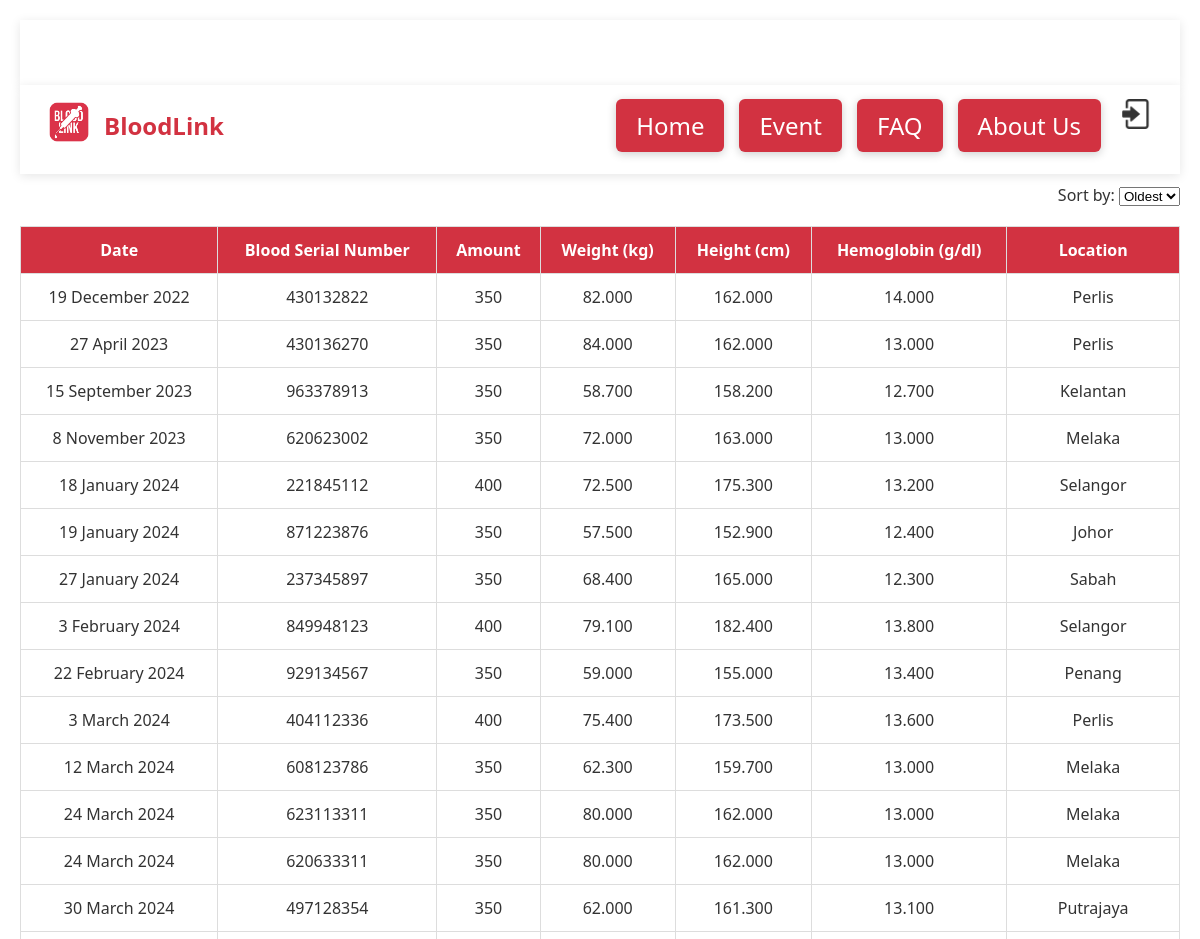
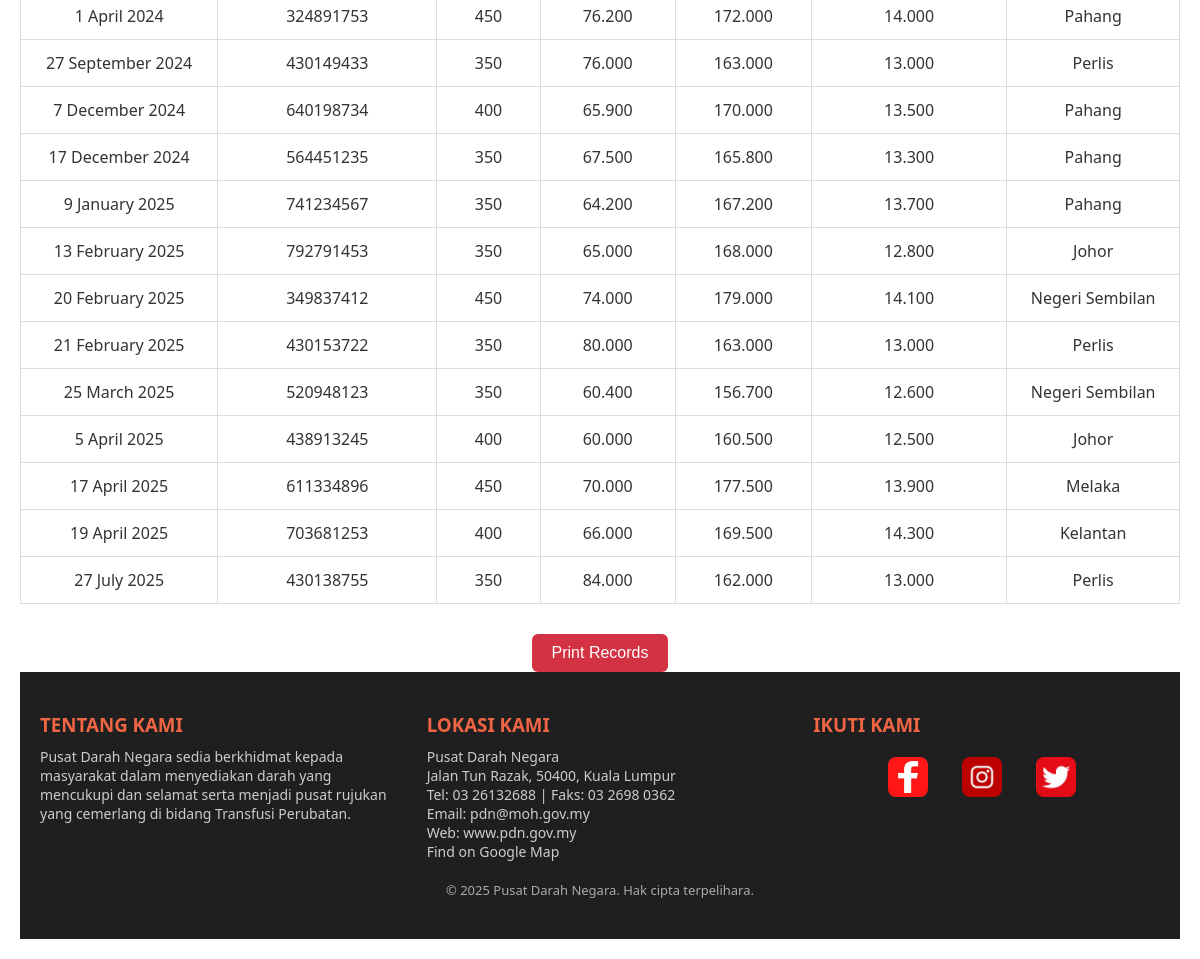
The page /history.php on the database its author committed (2 pictures, top to bottom).
### tables this page shows
CREATE TABLE `donation_record` (
  `donation_id` varchar(200) NOT NULL,
  `donor_id` int(11) NOT NULL,
  `event_id` varchar(200) DEFAULT NULL,
  `blood_serial_num` varchar(200) NOT NULL,
  `weight` decimal(10,3) NOT NULL,
  `height` decimal(10,3) NOT NULL,
  `donation_date` date NOT NULL,
  `volume_donation` int(5) NOT NULL,
  `hemoglobin` decimal(10,3) NOT NULL,
  `state` varchar(200) NOT NULL
);

### history.php (the view, shortened to what this page needs)
<?php
include("connect.php");
$sort = isset($_GET['sort']) && $_GET['sort'] === 'latest' ? 'DESC' : 'ASC';
$sql = "SELECT * FROM donation_record ORDER BY donation_date $sort";
$result = $conn->query($sql);
$records = [];
while ($row = $result->fetch_assoc()) {
    $records[] = $row;
}
?>
<!DOCTYPE html>
<html lang="en">
<head>
</head>
<body>
<header>BloodLink - Donation History</header>
<?php include ("navbar.php") ?>
<div class="filter">
  <label for="sort">Sort by:</label>
  <select id="sort" onchange="sortRecords()">
    <option value="oldest" <?= $sort === "ASC" ? "selected" : "" ?>>Oldest</option>
  </select>
</div>
<?php if (count($records) > 0): ?>
  <table>
    <thead>
      <tr>
        <th>Date</th>
        <th>Blood Serial Number</th>
        <th>Amount</th>
        <th>Weight (kg)</th>
        <th>Height (cm)</th>
        <th>Hemoglobin (g/dl)</th>
        <th>Location</th>
      </tr>
    </thead>
    <tbody>
      <?php foreach ($records as $record): ?>
        <tr>
          <td><?= date("j F Y", strtotime($record['donation_date'])) ?></td>
          <td><?= htmlspecialchars($record['blood_serial_num']) ?></td>
          <td><?= htmlspecialchars($record['volume_donation']) ?></td>
          <td><?= htmlspecialchars($record['weight']) ?></td>
          <td><?= htmlspecialchars($record['height']) ?></td>
          <td><?= htmlspecialchars($record['hemoglobin']) ?></td>
          <td><?= htmlspecialchars($record['state']) ?></td>
        </tr>
      <?php endforeach; ?>
    </tbody>
  </table>
<?php else: ?>
  <div class="no-records">No donation history available.</div>
<?php endif; ?>
<button onclick="printRecords()">Print Records</button>
</body>
</html>

### navbar.php (shortened to what this page needs)
<!DOCTYPE html>
<html lang="en">
<head>
  <link rel="stylesheet" href="home.css">
</head>
<body>
  <header>
    <div class="logo-container">
      <a href="home.php">
        <img id="imgformat" class="imageCenter" src="Image/logo.png" alt="logo">
      </a>
      <span>BloodLink</span>
    </div>
    <nav id="main-nav">
      <a href="home.php">Home</a>
      <a href="event.php">Event</a>
      <a href="faq.php">FAQ</a>
      <a href="aboutus.php">About Us</a>
      <?php if (isset($_SESSION['email'])): ?>
        <?php
          $defaultImage = 'image/user-icon.png';
          $profileImage = (!empty($_SESSION['profile_picture']) && file_exists($_SESSION['profile_picture']))
              ? $_SESSION['profile_picture'] : $defaultImage;
        ?>
        <div class="profile-dropdown">
          <img src="<?= htmlspecialchars($profileImage) ?>" alt="Profile" class="profile-icon">
          <div class="dropdown-content">
            <a href="profile.php">Profile</a>
            <a href="logout.php">Logout</a>
          </div>
        </div>
      <?php else: ?>
          <a href="login.php" class="icon-link">
          <img src="image/login.png" width="30px" alt="Login"></a>
      <?php endif; ?>
    </nav>
  </header>
</body>
</html>

### home.css (style rules this page uses)
* { margin: 0; padding: 0; box-sizing: border-box; }
body { font-family: 'Segoe UI', sans-serif; background-color: #fff; color: #333; }
header { display: flex; justify-content: space-between; align-items: center; padding: 12px 24px 20px; background-color: white; box-shadow: 0 2px 10px rgba(0,0,0,0.1); position: sticky; top: 0; z-index: 1000; }
.logo-container { display: flex; align-items: center; }
.logo-container img { height: 50px; margin-right: 10px; }
.logo-container span { font-size: 24px; font-weight: bold; color: #d23241; }
nav { display: flex; gap: 15px; }
nav a { padding: 10px 20px; background-color: #d23241; box-shadow: 0 2px 10px rgba(0,0,0.2,0.2); color: white; border-radius: 6px; text-decoration: none; transition: background 0.3s; }
nav a.icon-link { background-color: transparent; width: 40px; height: 40px; padding: 0; box-shadow: none; }
.social-icons { text-align: center; margin-top: 30px; }
.social-icons img { margin: 0 10px; vertical-align: middle; }

### history.php (style rules this page uses)
body { font-family: Arial, sans-serif; margin: 0; padding: 20px; background: #f9f9f9; }
header { background-color: #d23241; color: white; text-align: center; padding: 15px 0; font-size: 24px; }
.filter { text-align: right; margin: 10px 0; }
table { width: 100%; border-collapse: collapse; background: white; margin-top: 20px; }
th, td { padding: 12px; border: 1px solid #ddd; text-align: center; }
th { background: #d23241; color: white; }
button { margin: 30px auto 0; display: block; padding: 10px 20px; background: #d23241; color: white; border: none; border-radius: 6px; font-size: 16px; cursor: pointer; }

### rows shown on the page
donation_record: donation_date "19 December 2022", blood_serial_num "430132822", volume_donation "350", weight "82.000", height "162.000", hemoglobin "14.000", state "Perlis"
donation_record: donation_date "27 April 2023", blood_serial_num "430136270", volume_donation "350", weight "84.000", height "162.000", hemoglobin "13.000", state "Perlis"
donation_record: donation_date "15 September 2023", blood_serial_num "963378913", volume_donation "350", weight "58.700", height "158.200", hemoglobin "12.700", state "Kelantan"
donation_record: donation_date "8 November 2023", blood_serial_num "620623002", volume_donation "350", weight "72.000", height "163.000", hemoglobin "13.000", state "Melaka"
donation_record: donation_date "18 January 2024", blood_serial_num "221845112", volume_donation "400", weight "72.500", height "175.300", hemoglobin "13.200", state "Selangor"
donation_record: donation_date "19 January 2024", blood_serial_num "871223876", volume_donation "350", weight "57.500", height "152.900", hemoglobin "12.400", state "Johor"
donation_record: donation_date "27 January 2024", blood_serial_num "237345897", volume_donation "350", weight "68.400", height "165.000", hemoglobin "12.300", state "Sabah"
donation_record: donation_date "3 February 2024", blood_serial_num "849948123", volume_donation "400", weight "79.100", height "182.400", hemoglobin "13.800", state "Selangor"
donation_record: donation_date "22 February 2024", blood_serial_num "929134567", volume_donation "350", weight "59.000", height "155.000", hemoglobin "13.400", state "Penang"
donation_record: donation_date "3 March 2024", blood_serial_num "404112336", volume_donation "400", weight "75.400", height "173.500", hemoglobin "13.600", state "Perlis"
donation_record: donation_date "12 March 2024", blood_serial_num "608123786", volume_donation "350", weight "62.300", height "159.700", hemoglobin "13.000", state "Melaka"
donation_record: donation_date "24 March 2024", blood_serial_num "623113311", volume_donation "350", weight "80.000", height "162.000", hemoglobin "13.000", state "Melaka"
donation_record: donation_date "24 March 2024", blood_serial_num "620633311", volume_donation "350", weight "80.000", height "162.000", hemoglobin "13.000", state "Melaka"
donation_record: donation_date "30 March 2024", blood_serial_num "497128354", volume_donation "350", weight "62.000", height "161.300", hemoglobin "13.100", state "Putrajaya"
donation_record: donation_date "1 April 2024", blood_serial_num "324891753", volume_donation "450", weight "76.200", height "172.000", hemoglobin "14.000", state "Pahang"
donation_record: donation_date "27 September 2024", blood_serial_num "430149433", volume_donation "350", weight "76.000", height "163.000", hemoglobin "13.000", state "Perlis"
donation_record: donation_date "7 December 2024", blood_serial_num "640198734", volume_donation "400", weight "65.900", height "170.000", hemoglobin "13.500", state "Pahang"
donation_record: donation_date "17 December 2024", blood_serial_num "564451235", volume_donation "350", weight "67.500", height "165.800", hemoglobin "13.300", state "Pahang"
donation_record: donation_date "9 January 2025", blood_serial_num "741234567", volume_donation "350", weight "64.200", height "167.200", hemoglobin "13.700", state "Pahang"
donation_record: donation_date "13 February 2025", blood_serial_num "792791453", volume_donation "350", weight "65.000", height "168.000", hemoglobin "12.800", state "Johor"
donation_record: donation_date "20 February 2025", blood_serial_num "349837412", volume_donation "450", weight "74.000", height "179.000", hemoglobin "14.100", state "Negeri Sembilan"
donation_record: donation_date "21 February 2025", blood_serial_num "430153722", volume_donation "350", weight "80.000", height "163.000", hemoglobin "13.000", state "Perlis"
donation_record: donation_date "25 March 2025", blood_serial_num "520948123", volume_donation "350", weight "60.400", height "156.700", hemoglobin "12.600", state "Negeri Sembilan"
donation_record: donation_date "5 April 2025", blood_serial_num "438913245", volume_donation "400", weight "60.000", height "160.500", hemoglobin "12.500", state "Johor"
donation_record: donation_date "17 April 2025", blood_serial_num "611334896", volume_donation "450", weight "70.000", height "177.500", hemoglobin "13.900", state "Melaka"
donation_record: donation_date "19 April 2025", blood_serial_num "703681253", volume_donation "400", weight "66.000", height "169.500", hemoglobin "14.300", state "Kelantan"
donation_record: donation_date "27 July 2025", blood_serial_num "430138755", volume_donation "350", weight "84.000", height "162.000", hemoglobin "13.000", state "Perlis"
